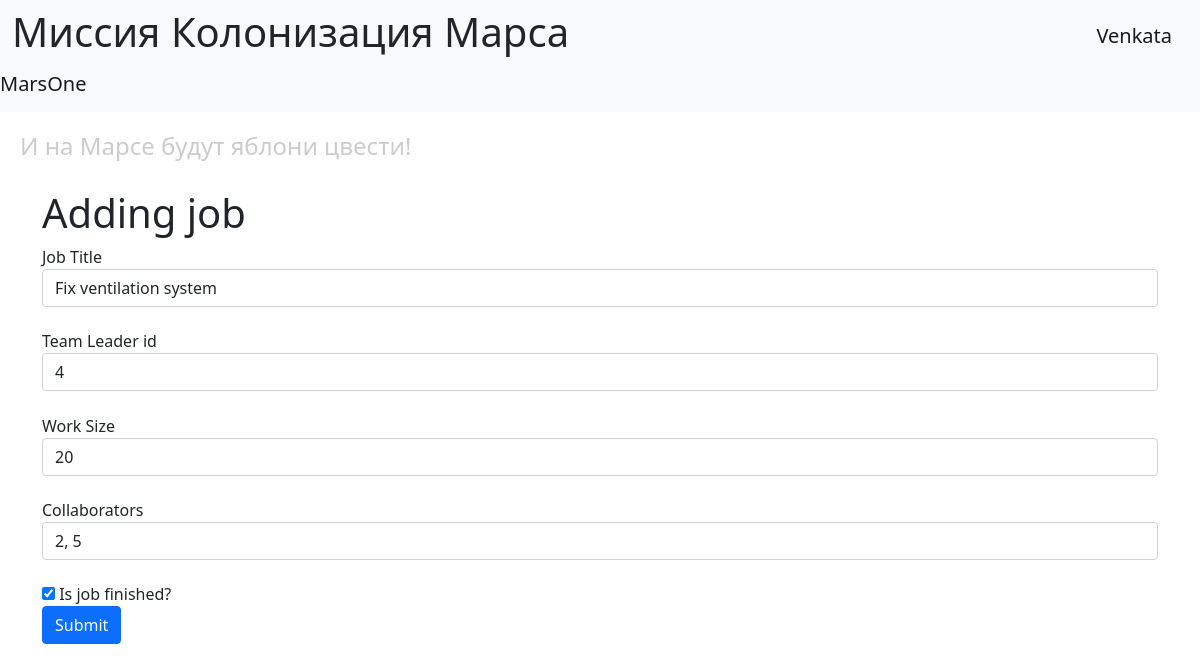
Screenshot of /edit-job/4 (signed in) with the database file from the repository.
### data/users.py (models this page shows, shortened)
class User(SqlAlchemyBase, UserMixin, SerializerMixin):
    __tablename__ = 'users'
    id = sa.Column(sa.Integer, primary_key=True, autoincrement=True)
    surname = sa.Column(sa.String)
    name = sa.Column(sa.String)
    age = sa.Column(sa.Integer)
    position = sa.Column(sa.String)
    speciality = sa.Column(sa.String)
    address = sa.Column(sa.String)
    city_from = sa.Column(sa.String)
    email = sa.Column(sa.String, unique=True)
    hashed_password = sa.Column(sa.String)
    modified_date = sa.Column(sa.DateTime, default=datetime.now)

### data/jobs.py (models this page shows, shortened)
class Jobs(SqlAlchemyBase, SerializerMixin):
    __tablename__ = 'jobs'
    serialize_rules = ("-team_leader", "-categories.jobs")
    id = sa.Column(sa.Integer, primary_key=True, autoincrement=True)
    team_leader_id = sa.Column(sa.Integer, sa.ForeignKey('users.id'))
    team_leader = orm.relationship("User")
    job = sa.Column(sa.Text)
    work_size = sa.Column(sa.Integer)
    collaborators = sa.Column(sa.String)
    start_date = sa.Column(sa.Date)
    send_date = sa.Column(sa.Date)
    categories = orm.relationship("Category", secondary=association_table, backref="jobs")
    is_finished = sa.Column(sa.Boolean, default=False)

### main.py (the view, shortened to what this page needs)
@app.route("/edit-job/<int:job_id>", methods=["GET", "POST"])
@login_required
def edit_job(job_id):
    form = AddJobForm()
    if request.method == "GET":
        db_sess = db_session.create_session()
        job = db_sess.query(Jobs).filter(Jobs.id == job_id).filter((Jobs.team_leader == current_user)
                                                                   | (current_user.id == 1)).first()
        if job:
            form.team_leader.data = job.team_leader_id
            form.job.data = job.job
            form.work_size.data = job.work_size
            form.collaborators.data = job.collaborators
            form.is_finished.data = job.is_finished
        else:
            abort(404)
    return render_template("add_job.html", title="Изменение работы", form=form)

### forms/jobs.py
class AddJobForm(FlaskForm):
    job = StringField('Job Title', validators=[DataRequired()])
    team_leader = IntegerField('Team Leader id', validators=[DataRequired()])
    work_size = IntegerField('Work Size', validators=[DataRequired()])
    collaborators = StringField('Collaborators', validators=[DataRequired()])
    is_finished = BooleanField('Is job finished?')
    submit = SubmitField('Submit')

### data/db_session.py (called while the page is built)
def create_session() -> Session:
    global __factory
    return __factory()

### main.py (called while the page is built)
@login_manager.user_loader
def load_user(user_id):
    db_sess = db_session.create_session()
    return db_sess.get(User, user_id)

### templates/add_job.html (shortened to what this page needs)
{% extends 'base.html' %}
{% block content %}
<h1>Adding job</h1>
<form action="" method="post">
        {{ form.job.label }}
        {{ form.job(class="form-control") }}
        {{ form.team_leader.label }}
        {{ form.team_leader(class="form-control") }}
        {{ form.work_size.label }}
        {{ form.work_size(class="form-control") }}
        {{ form.collaborators.label }}
        {{ form.collaborators(class="form-control") }}
    <div class="form-group">{{ form.is_finished() }} {{ form.is_finished.label }}</div>
    <div class="form-group">{{ form.submit(type="submit", class="btn btn-primary") }}</div>
</form>
{% endblock %}

### templates/base.html (shortened to what this page needs)
<!doctype html>
<html lang="en">
    <head>
        <link href="https://cdn.jsdelivr.net/npm/bootstrap@5.1.3/dist/css/bootstrap.min.css"
              rel="stylesheet"
>
        <link rel="stylesheet" href="{{ url_for('static', filename='css/style.css') }}">
    </head>
    <body>
        <header>
    <nav class="navbar navbar-light bg-light">
        <div class="container-fluid">
            <h1>Миссия Колонизация Марса</h1>
                    {% if current_user.is_authenticated %}
                <a class="navbar-brand" href="/logout">{{ current_user.name }}</a>
                    {% else %}
                        <div>
                            <a class="nav-item btn btn-primary " href="/register">Зарегистрироваться</a>
                            <a class="nav-item btn btn-success" href="/login">Войти</a>
                        </div>
                    {% endif %}
                </div>
                <a class="navbar-brand" href="#">MarsOne</a>
            </nav>
            <h4>И на Марсе будут яблони цвести!</h4>
        </header>
        <main role="main" class="container">
            {% block content %}{% endblock %}
        </main>
    </body>
</html>

### static/css/style.css (style rules this page uses)
h4 { color: #cccccc; padding: 20px; }
form > .form-control { margin-bottom: 1.4rem; }

### rows the page displays
User: name "Venkata"
Jobs: job "Fix ventilation system", team_leader "4", work_size "20", collaborators "2, 5", is_finished "☑"
